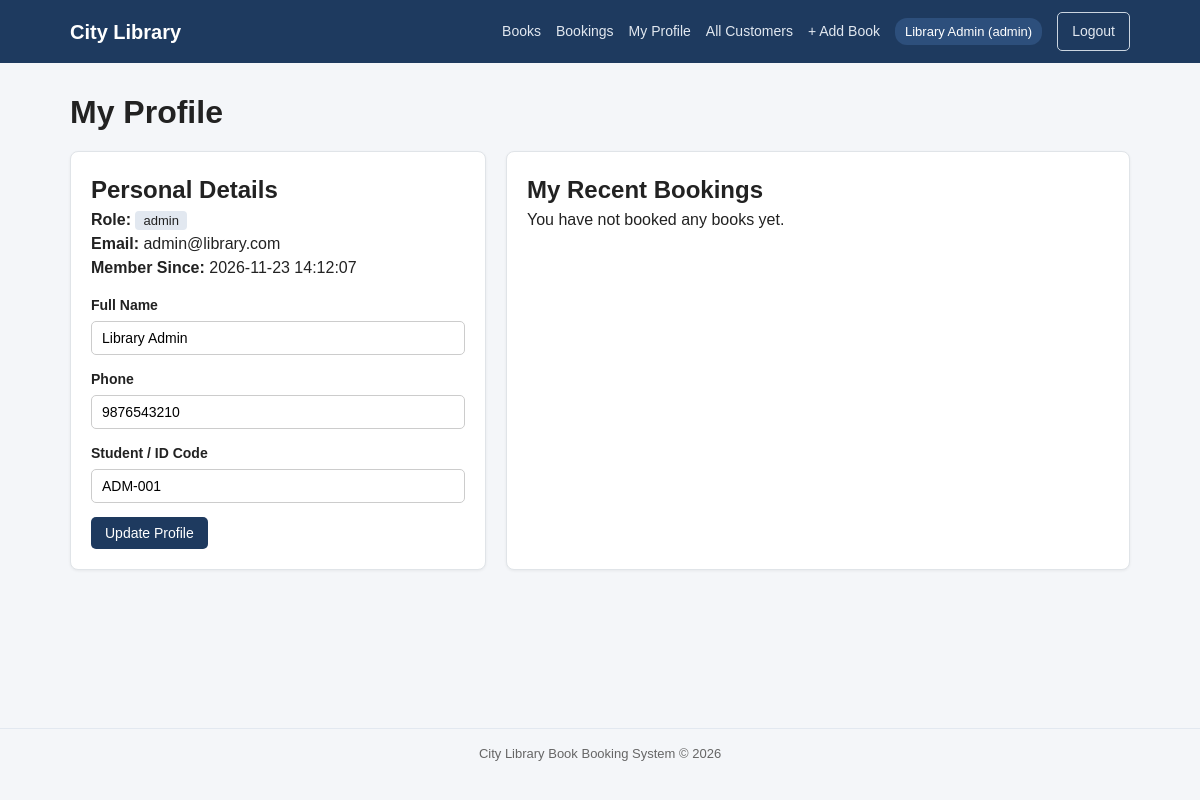
Screenshot of /profile (signed in) with the database file from the repository.
### tables this page shows
CREATE TABLE users (
            id INTEGER PRIMARY KEY AUTOINCREMENT,
            name TEXT NOT NULL,
            email TEXT UNIQUE NOT NULL,
            password_hash TEXT NOT NULL,
            role TEXT NOT NULL DEFAULT 'student',
            phone TEXT DEFAULT '',
            student_code TEXT DEFAULT '',
            created_at TEXT DEFAULT CURRENT_TIMESTAMP
        );

### main.py (the view)
@app.get("/profile")
def my_profile(request: Request, msg: str = ""):
    user = require_login(request)
    if not user:
        return RedirectResponse(url="/login", status_code=303)
    conn = get_connection()
    bookings = conn.execute(
        """
        SELECT b.id, bk.title, bk.author, b.booking_date, b.due_date, b.status
        FROM bookings b
        JOIN books bk ON b.book_id = bk.id
        WHERE b.user_id = ?
        ORDER BY b.id DESC
        """,
        (user["id"],),
    ).fetchall()
    conn.close()
    return templates.TemplateResponse(
        request=request,
        name="profile.html",
        context={"user": user, "bookings": bookings, "msg": msg},
    )

### templates/profile.html (shortened to what this page needs)
{% extends "base.html" %}
{% block content %}
<h1>My Profile</h1>
<div class="profile-layout">
    <div class="card">
        <h2>Personal Details</h2>
        <p><strong>Role:</strong> <span class="badge">{{ user.role }}</span></p>
        <p><strong>Email:</strong> {{ user.email }}</p>
        <p><strong>Member Since:</strong> {{ user.created_at }}</p>
        <form action="/profile/update" method="post" class="mt-1">
            <div class="form-group">
                <label for="name">Full Name</label>
                <input type="text" id="name" name="name" value="{{ user.name }}" required>
            </div>
            <div class="form-group">
                <label for="phone">Phone</label>
                <input type="text" id="phone" name="phone" value="{{ user.phone }}">
            </div>
            <div class="form-group">
                <label for="student_code">Student / ID Code</label>
                <input type="text" id="student_code" name="student_code" value="{{ user.student_code }}">
            </div>
            <button type="submit" class="btn btn-primary">Update Profile</button>
        </form>
    </div>
    <div class="card">
        <h2>My Recent Bookings</h2>
        {% if bookings %}
        <table class="table">
            <thead>
                <tr>
                    <th>Book</th>
                    <th>Booked On</th>
                    <th>Due Date</th>
                    <th>Status</th>
                </tr>
            </thead>
            <tbody>
                {% for b in bookings %}
                <tr>
                    <td>{{ b.title }}</td>
                    <td>{{ b.booking_date }}</td>
                    <td>{{ b.due_date }}</td>
                    <td><span class="status status-{{ b.status }}">{{ b.status }}</span></td>
                </tr>
                {% endfor %}
            </tbody>
        </table>
        {% else %}
            <p>You have not booked any books yet.</p>
        {% endif %}
    </div>
</div>
{% endblock %}

### templates/base.html (shortened to what this page needs)
<!DOCTYPE html>
<html lang="en">
<head>
    <link rel="stylesheet" href="/static/style.css">
</head>
<body>
    <nav class="navbar">
        <div class="nav-container">
            <a href="/" class="brand">City Library</a>
            <div class="nav-links">
                <a href="/">Books</a>
                {% if user %}
                    <a href="/bookings">Bookings</a>
                    <a href="/profile">My Profile</a>
                    {% if user.role == 'admin' %}
                        <a href="/admin/profiles">All Customers</a>
                        <a href="/books/add">+ Add Book</a>
                    {% endif %}
                    <span class="user-badge">{{ user.name }} ({{ user.role }})</span>
                    <a href="/logout" class="btn btn-outline">Logout</a>
                {% else %}
                    <a href="/login">Login</a>
                    <a href="/register" class="btn btn-primary">Register</a>
                {% endif %}
            </div>
        </div>
    </nav>
    <main class="container">
        {% block content %}{% endblock %}
    </main>
    <footer class="footer">
        <p>City Library Book Booking System &copy; 2026</p>
    </footer>
</body>
</html>

### static/style.css (style rules this page uses)
* { box-sizing: border-box; margin: 0; padding: 0; }
body { font-family: Arial, Helvetica, sans-serif; background-color: #f4f6f9; color: #222; line-height: 1.5; }
.navbar { background-color: #1e3a5f; color: #fff; padding: 12px 0; }
.nav-container { max-width: 1100px; margin: 0 auto; padding: 0 20px; display: flex; justify-content: space-between; align-items: center; flex-wrap: wrap; gap: 10px; }
.brand { color: #fff; font-size: 20px; font-weight: bold; text-decoration: none; }
.nav-links { display: flex; align-items: center; gap: 15px; flex-wrap: wrap; }
.nav-links a { color: #e2e8f0; text-decoration: none; font-size: 14px; }
.user-badge { background-color: #2d4f7c; padding: 4px 10px; border-radius: 12px; font-size: 13px; }
.container { max-width: 1100px; margin: 25px auto; padding: 0 20px; min-height: 75vh; }
.card { background: #fff; padding: 20px; border-radius: 8px; border: 1px solid #e0e4e8; box-shadow: 0 1px 3px rgba(0, 0, 0, 0.06); }
.btn { display: inline-block; padding: 8px 14px; border: none; border-radius: 5px; cursor: pointer; font-size: 14px; text-decoration: none; text-align: center; }
.btn-primary { background-color: #1e3a5f; color: #fff; }
.btn-outline { border: 1px solid #cbd5e0; color: #fff; background: transparent; }
.form-group { margin-bottom: 14px; }
.form-group label { display: block; margin-bottom: 5px; font-size: 14px; font-weight: bold; }
.form-group input { width: 100%; padding: 8px 10px; border: 1px solid #ccc; border-radius: 5px; font-size: 14px; }
.profile-layout { display: grid; grid-template-columns: 1fr 1.5fr; gap: 20px; margin-top: 15px; }
.badge { background-color: #e2e8f0; padding: 2px 8px; border-radius: 4px; font-size: 13px; }
.mt-1 { margin-top: 15px; }
.footer { text-align: center; padding: 15px; color: #666; font-size: 13px; border-top: 1px solid #e2e8f0; margin-top: 40px; }

### rows the page displays
users: name "Library Admin", role "admin", email "admin@library.com", created_at "2026-11-23 14:12:07", phone "9876543210", student_code "ADM-001"
